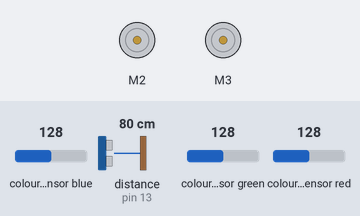
The sketch below on a simulated Arduino Uno, built with avr-gcc and run on an emulated ATmega328P. On the bench: 2 × DC motor (green arrow = forward, orange = backward, longer = faster). Wiring (inferred from the names in the program): TCS3200 colour sensor: output pin 12; S2 pin 2; S3 pin 3; S0 pin 7; S1 pin 8. Inputs (shaded band) come from the test bench; at power-on: colour sensor blue 128, distance to the obstacle (sensor on pin 13) 80 cm, colour sensor green 128, colour sensor red 128. The echo pulse lasts 58.3 µs per cm; what the sketch prints to the serial monitor is not drawn.

Above: at 13.2 s.
13.3 s: colour sensor blue set to 68
18.0 s: colour sensor blue set to 61
At 23.7 s:
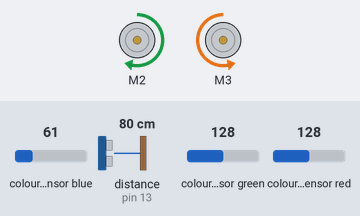
24.0 s: colour sensor blue set to 64
At 27.9 s:
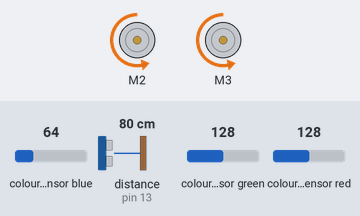
30.7 s: distance to the obstacle (sensor on pin 13) set to 2 cm
34.2 s: colour sensor blue set to 5
At 34.9 s:
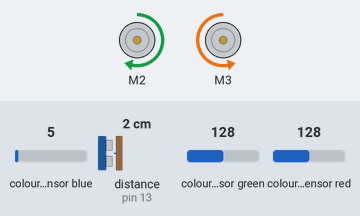
Timing chart, 0 to 36.7 s (numbered marks = the images above; inputs shaded):
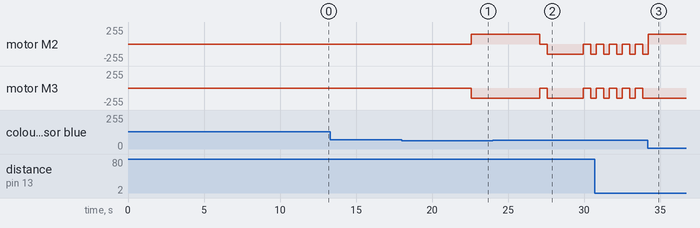

The sketch:

lol.ino
```cpp
#include <AFMotor.h>

AF_DCMotor motorDE(2);
AF_DCMotor motorIZQ(3);

// Pines para los sensores de color (IZQ y DER)
const int s0=7, s1=8, s2=10, s3=11, out=12; //Sensor IZQ
const int ds0=1, ds1=0, ds2=2, ds3=3, dout=13; //Sensor DER

// Variables para almacenar los valores de calibración
int whiteValue, greenValue, orangeValue;
int threshold = 30; // Umbral para diferenciar colores

void setup(){
  Serial.begin(9600);

  // Configuración Sensor IZQ
  pinMode(s0,OUTPUT);
  pinMode(s1,OUTPUT);
  pinMode(s2,OUTPUT);
  pinMode(s3,OUTPUT);
  pinMode(out,INPUT);
  digitalWrite(s0, HIGH);
  digitalWrite(s1,HIGH);

  // Configuración Sensor DER
  pinMode(ds0,OUTPUT);
  pinMode(ds1,OUTPUT);
  pinMode(ds2,OUTPUT);
  pinMode(ds3,OUTPUT);
  pinMode(dout,INPUT);
  digitalWrite(ds0, HIGH);
  digitalWrite(ds1,HIGH);

  // Calibración inicial
  calibrateSensors();
  delay(3000);
}

void loop(){
  // Leer valores actuales de los sensores
  int izqR = getRedIZQ();
  int izqG = getGreenIZQ();
  int izqB = getBlueIZQ();

  int derR = getRedDER();
  int derG = getGreenDER();
  int derB = getBlueDER();

  // Determinar qué color está detectando cada sensor
  bool izqOnGreen = isGreen(izqR, izqG, izqB);
  bool derOnGreen = isGreen(derR, derG, derB);
  bool izqOnOrange = isOrange(izqR, izqG, izqB);
  bool derOnOrange = isOrange(derR, derG, derB);

  // Lógica de movimiento
  if (izqOnOrange || derOnOrange) {
    // Si detecta naranja, detenerse o retroceder
    motorDE.run(RELEASE);
    motorIZQ.run(RELEASE);
    delay(500);
    motorDE.run(BACKWARD);
    motorIZQ.run(BACKWARD);
    delay(300);
  }
  else if (izqOnGreen && derOnGreen) {
    // Ambos sensores en verde - avanzar
    motorDE.setSpeed(255);
    motorDE.run(FORWARD);
    motorIZQ.setSpeed(255);
    motorIZQ.run(FORWARD);
  }
  else if (izqOnGreen && !derOnGreen) {
    // Solo izquierda en verde - girar izquierda
    motorDE.setSpeed(255);
    motorDE.run(FORWARD);
    motorIZQ.setSpeed(100);
    motorIZQ.run(FORWARD);
  }
  else if (!izqOnGreen && derOnGreen) {
    // Solo derecha en verde - girar derecha
    motorDE.setSpeed(100);
    motorDE.run(FORWARD);
    motorIZQ.setSpeed(255);
    motorIZQ.run(FORWARD);
  }
  else {
    // Ningún sensor en verde - buscar línea
    motorDE.setSpeed(150);
    motorDE.run(FORWARD);
    motorIZQ.setSpeed(150);
    motorIZQ.run(BACKWARD);
    delay(200);
  }

  delay(50); // Pequeña pausa para estabilidad
}

// Funciones para leer colores de cada sensor
int getRedIZQ(){
  digitalWrite(s2, LOW);
  digitalWrite(s3, LOW);
  return pulseIn(out, LOW);
}

int getGreenIZQ(){
  digitalWrite(s2, HIGH);
  digitalWrite(s3, HIGH);
  return pulseIn(out, LOW);
}

int getBlueIZQ(){
  digitalWrite(s2, LOW);
  digitalWrite(s3, HIGH);
  return pulseIn(out, LOW);
}

int getRedDER(){
  digitalWrite(ds2, LOW);
  digitalWrite(ds3, LOW);
  return pulseIn(dout, LOW);
}

int getGreenDER(){
  digitalWrite(ds2, HIGH);
  digitalWrite(ds3, HIGH);
  return pulseIn(dout, LOW);
}

int getBlueDER(){
  digitalWrite(ds2, LOW);
  digitalWrite(ds3, HIGH);
  return pulseIn(dout, LOW);
}

// Función de calibración
void calibrateSensors() {
  Serial.println("Calibrando sensores... Coloque el sensor IZQ sobre la línea verde");
  delay(3000);
  greenValue = getGreenIZQ();

  Serial.println("Coloque el sensor IZQ sobre la línea naranja");
  delay(3000);
  orangeValue = getGreenIZQ();

  Serial.println("Coloque el sensor IZQ sobre la base blanca");
  delay(3000);
  whiteValue = getGreenIZQ();

  Serial.println("Calibración completada");
  Serial.print("Verde: "); Serial.println(greenValue);
  Serial.print("Naranja: "); Serial.println(orangeValue);
  Serial.print("Blanco: "); Serial.println(whiteValue);
}

// Funciones para determinar colores
bool isGreen(int r, int g, int b) {
  // Comparar principalmente el valor verde
  return abs(g - greenValue) < threshold && abs(g - orangeValue) > threshold;
}

bool isOrange(int r, int g, int b) {
  // El naranja tiene componentes rojo y verde
  return abs(g - orangeValue) < threshold && abs(r - orangeValue) < threshold;
}
```

Measured:
- the behaviour switches between 64 and 63 on colour sensor blue (found by bisection; images 0 and 1)
- after the input at 18.0 s, motor M2: stopped → forward 150/255 after 4.6 s; motor M3: stopped → backward 150/255 after 4.6 s
- after the input at 24.0 s, motor M2, motor M3: alternates backward 150/255 for 2.4 s and stopped for 0.50 s, starting after 3.1 s
- after the input at 34.2 s, motor M3: stops changing and stays backward 150/255
